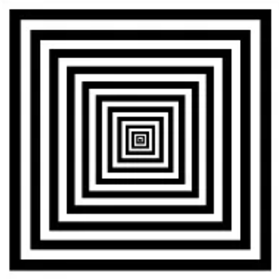
#> input picture class3/test1.png, 279 x 279 px
$ python session3.py
#> lines starting #> are read from the running program, lines starting #| are printed output that depends on the picture
# -*- coding: utf-8 -*-
# @Time    : 2023/12/10 17:33
# @Author  : Mean
# @File    : session3.py
# @Description:
import cv2
import numpy as np
import matplotlib.pyplot as plt

img1 = cv2.imread('test1.png', cv2.IMREAD_GRAYSCALE)
#> img1 is the input picture: shape (279, 279); min 0, max 255, mean 130.2
img2 = cv2.imread('test2.png', cv2.IMREAD_GRAYSCALE)
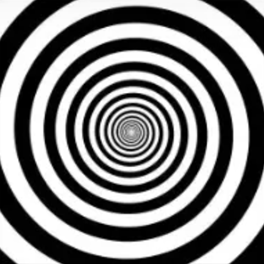
#> input picture class3/test2.png, 264 x 264 px
#> img2: shape (264, 264); min 0, max 255, mean 128.9

# 平移矩阵
translation_matrix = np.float32([[1, 0, 0], [0, 1, 0]])  # 在x方向平移150个像素，y方向平移80个像素
# 旋转矩阵
rotation_matrix = cv2.getRotationMatrix2D((img1.shape[1] // 2, img1.shape[0] // 2), 10, 1)  # 逆时针旋转45度

# 平移变换
translated_image1 = cv2.warpAffine(img1, translation_matrix, (img1.shape[1], img1.shape[0]))
translated_image2 = cv2.warpAffine(img2, translation_matrix, (img2.shape[1], img2.shape[0]))
# 进行旋转变换
rotated_image1 = cv2.warpAffine(translated_image1, rotation_matrix, (img1.shape[1], img1.shape[0]))
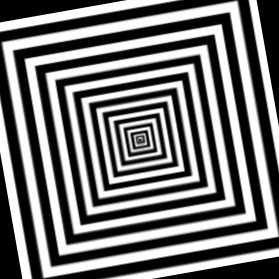
#> rotated_image1: shape (279, 279); min 0, max 255, mean 117.1
rotated_image2 = cv2.warpAffine(translated_image2, rotation_matrix, (img2.shape[1], img2.shape[0]))
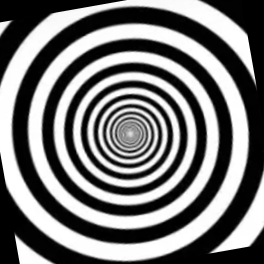
#> rotated_image2: shape (264, 264); min 0, max 255, mean 119.7

# 二维离散傅立叶变换
dft1 = np.fft.fft2(rotated_image1)
dft2 = np.fft.fft2(rotated_image2)

# 计算幅度谱和相位谱
magnitude1 = np.abs(dft1)
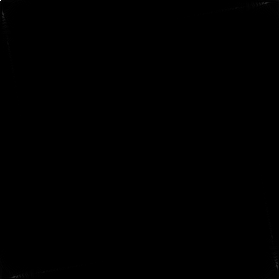
#> magnitude1: shape (279, 279) float64; min 1.41, max 9114515, mean 5071.2; drawn with min black and max white
phase1 = np.angle(dft1)
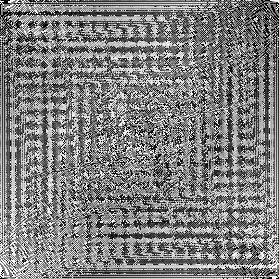
#> phase1: shape (279, 279) float64; min -3.14, max 3.14, mean 1.52e-16; drawn with min black and max white
magnitude2 = np.abs(dft2)
phase2 = np.angle(dft2)
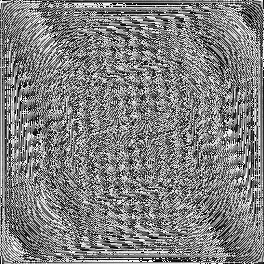
#> phase2: shape (264, 264) float64; min -3.14, max 3.14, mean -2.94e-17; drawn with min black and max white

# 显示幅度谱和相位谱
plt.subplot(221), plt.imshow(np.log(1 + magnitude1), cmap='gray')
plt.title('Magnitude Spectrum (Img 1)'), plt.xticks([]), plt.yticks([])

plt.subplot(222), plt.imshow(phase1, cmap='gray')
plt.title('Phase Spectrum (Img 1)'), plt.xticks([]), plt.yticks([])

plt.subplot(223), plt.imshow(np.log(1 + magnitude2), cmap='gray')
plt.title('Magnitude Spectrum (Img 2)'), plt.xticks([]), plt.yticks([])

plt.subplot(224), plt.imshow(phase2, cmap='gray')
plt.title('Phase Spectrum (Img 2)'), plt.xticks([]), plt.yticks([])

plt.show()
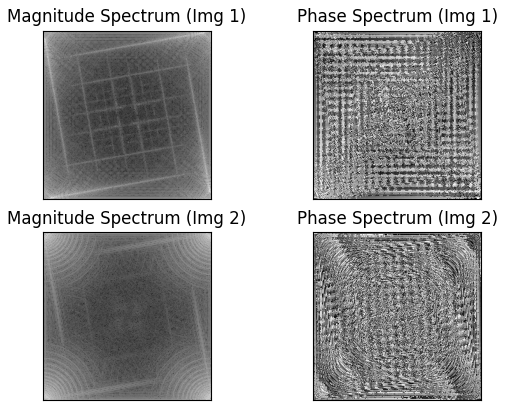
#> figure drawn by matplotlib, 4 panels
